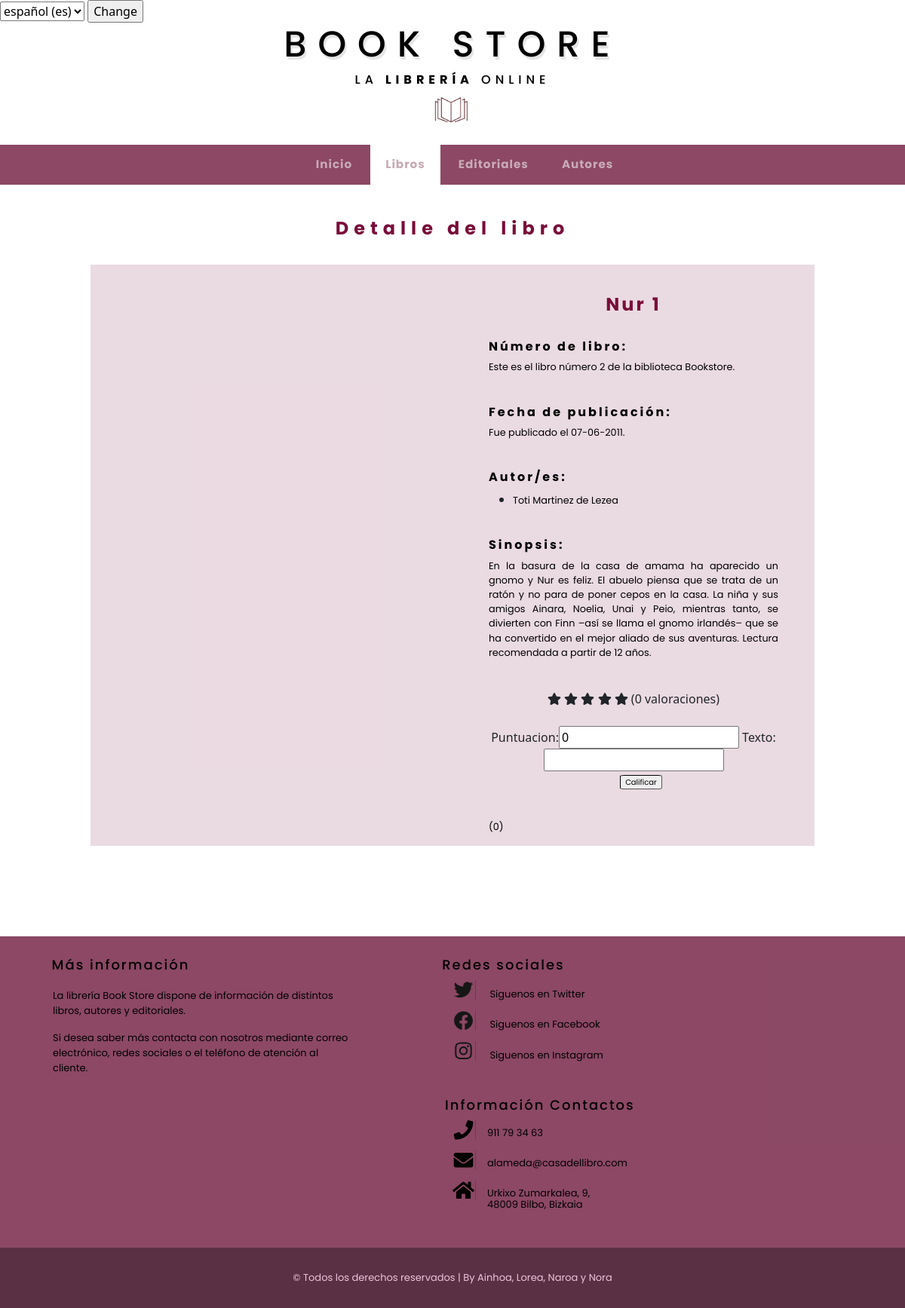
/appBookStore/libro/2/autores/, run on an earlier commit of the app's database.
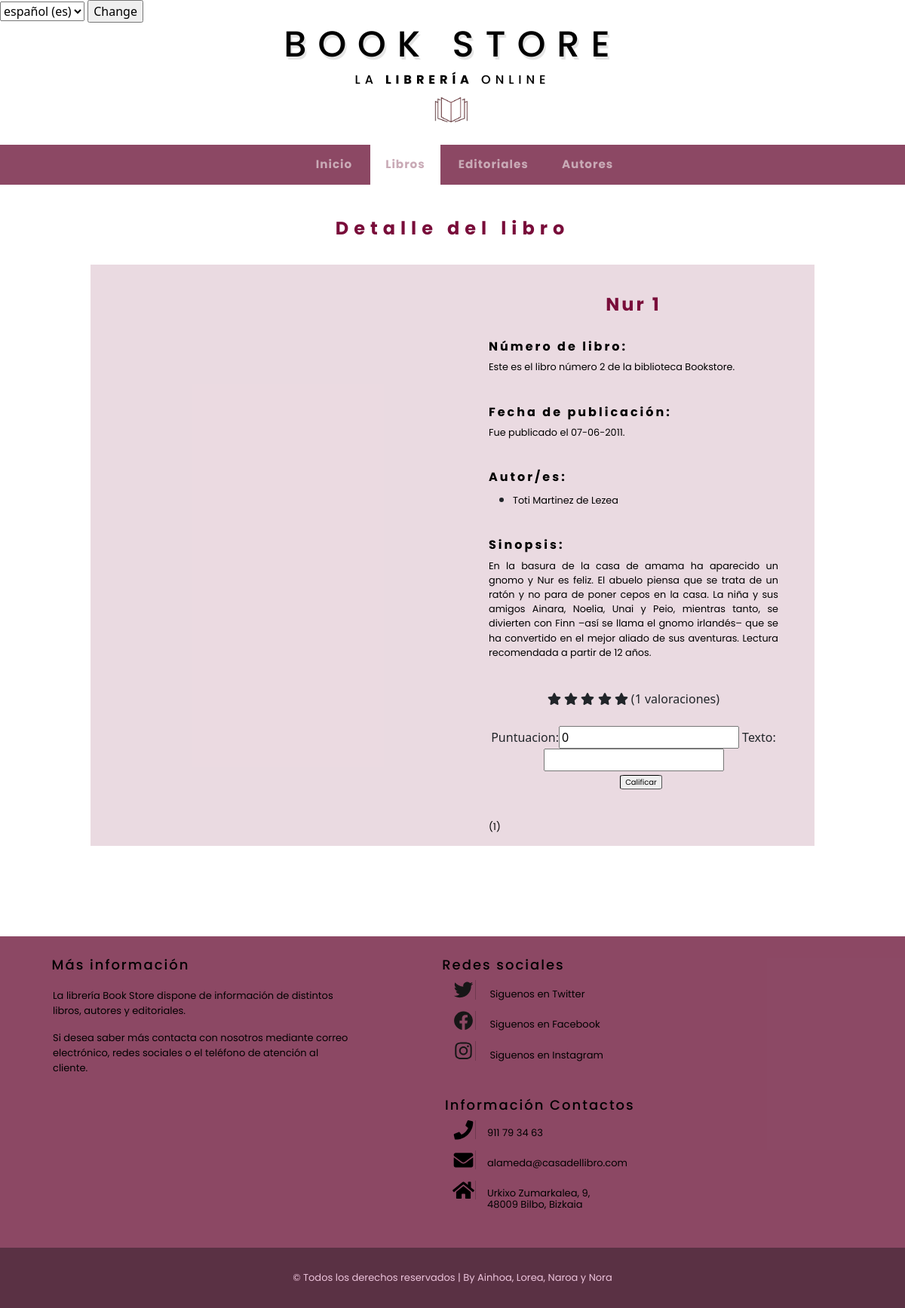
And on a later commit of the database.
### appBookStore/models.py (models this page shows, shortened)
class Libro(models.Model):
    nombre = models.CharField(max_length=50)
    autores = models.ManyToManyField(Autor)
    editorial = models.ForeignKey(Editorial, on_delete=models.CASCADE)
    genero = models.ForeignKey(Genero, on_delete=models.CASCADE)
    idioma = models.ForeignKey(Idioma, on_delete=models.CASCADE)
    paginas = models.IntegerField(default=0)
    sinopsis = models.CharField(max_length=800)
    fechaPubli = models.DateField()
    mediaValoracion = models.FloatField(default=0)
    numValoraciones = models.IntegerField(default=0)
    imagenLink = models.CharField(max_length=800)

### appBookStore/views.py (the view)
# urls.py: path('libro/<int:libro_id>/autores/', views.detallesLibro, name='detallesLibro'),
def detallesLibro(request, libro_id):
	libro = get_object_or_404(Libro, pk=libro_id)
	autores = libro.autores.all()
	form = ValoracionCrear()
	context = {'libro' : libro, 'autores' : autores, 'form': form}
	return render(request, 'detallesLibro.html', context)

### appBookStore/forms.py
class ValoracionCrear(forms.ModelForm):
    class Meta:
        model = Valoracion
        fields = ['puntuacion', 'texto']
        db_constraints = {
            'puntuacion': 'check (puntuacion<6)'
        }
    def __init__(self, *args, **kwargs):
        super().__init__(*args, **kwargs)
        self.fields['puntuacion'].widget.attrs.update({
            'class': 'form-puntuacion'
        })
        self.fields['texto'].widget.attrs.update({
            'class': 'form-texto'
        })

### appBookStore/templates/detallesLibro.html (shortened to what this page needs)
 {% extends "base.html" %}
 {% load static %}
 {% block titulo %} Detalle del libro{% endblock %}
 {% block contenido %}
    <div class="ila">
        <div class="zuta">
            <div>
            </div>
        </div>
        <div class="zuta">
            <h3 class="tituloLibro"> {{ libro.nombre}}</h3>
            <br>
                {% if libro %}
                     <div class="azpiZuta">
                        <h4 class="infoTitulos"> Número de libro:</h4>
                            <p class="texto">
                                Este es el libro número {{ libro.id}} de la biblioteca Bookstore.
                            </p>
                            <br>
                        <h4 class="infoTitulos"> Fecha de publicación:</h4>
                            <p class="texto">
                                Fue publicado el  {{ libro.fechaPubli |date:'d-m-Y'}}.
                            </p>
                            <br>
                        <h4 class="infoTitulos"> Autor/es:</h4>
                            <div class="texto">
                                {% if autores %}
                                    {% for a in autores %}
                                    <ul>
                                    <li>
                                        <p class="texto">
                                        <a href= "{% url 'detallesAutores' a.id %}">{{ a.nombre }}</a>
                                        </p>
                                    </li>
                                    </ul>
                                    {% endfor %}
                                    {% else %}
                                        <p class="texto">No se dispone de la información del autor del libro {{editorial.nombre}}</p>
                                    {% endif %}
                                </div>
                            <br>
                        <h4 class="infoTitulos"> Sinopsis:</h4>
                            <p class="texto">
                                {{ libro.sinopsis}}
                            </p>
                            <br>
                        <div class="detallesClasificacionestrellas">
                            <form action="{% url 'getDatosValoracion' libro.id %}" method="POST">
                            <span class="fa fa-star" onload="mediaEstrellas(this, parseInt('{{libro.mediaValoracion}}'))" id="1estrella"></span>
                            <span class="fa fa-star" id="2estrella"></span>
                            <span class="fa fa-star" id="3estrella"></span>
                            <span class="fa fa-star" id="4estrella"></span>
                            <span class="fa fa-star" id="5estrella"></span>
                            ({{libro.numValoraciones}} valoraciones)
                            <div id="calificar">
                                {{form}}
                            </div>
    <button type="submit" class="botonCalificar" style="border:#000000;border-style:inset;border-width: thin; font-family: 'Poppins', sans-serif; border-radius: 10%; margin-left: 20px; font-size:x-small;"
     >Calificar</button>
</form>
                        </div>
                        <p class="texto">
                            ({{libro.numValoraciones}})
                        </p>
                    </div>
                    {% else %}
                        <p class="texto">No se dispone de la información del autor del libro {{editorial.nombre}}</p>
                {% endif %}
        </div>
    </div>
 {% endblock %}

What changed in the data, as far as the page shows it:
changed Libro "Nur 1": numValoraciones "0" → "1"
